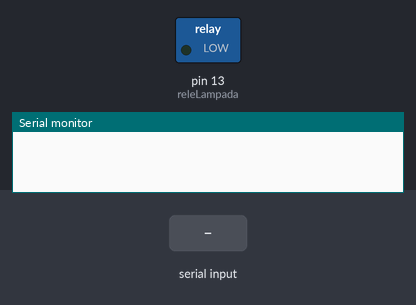
Bench run of a sketch on a simulated Arduino Uno, built with avr-gcc and run on an emulated ATmega328P. Shown: switched loads named in the sketch (green lamp = pin HIGH), the last lines printed to the serial monitor. The inputs (shaded band) are chosen by the test bench.

Above: at 1.2 s.
1.3 s: "l" received over Serial
At 2.0 s:
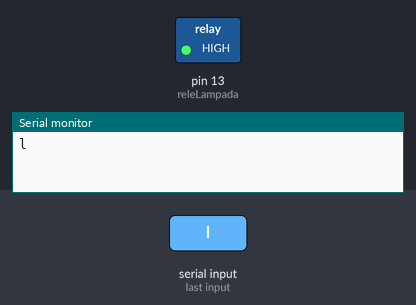
2.8 s: "d" received over Serial
At 3.1 s:
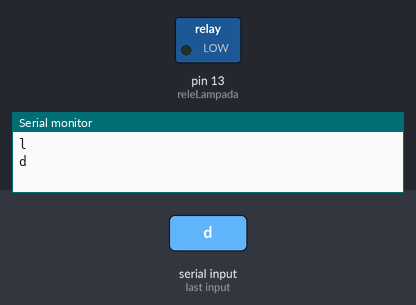
Timing chart, 0 to 5.8 s (numbered marks = the images above; inputs shaded):
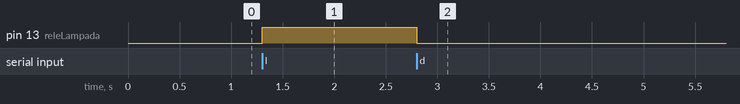

Measured:
- after the input at 1.3 s, pin 13 (releLampada): LOW → HIGH at once
- after the input at 2.8 s, pin 13 (releLampada): HIGH → LOW at once

The sketch:

lampada.ino
```cpp
#define releLampada 13

char leitura;

void setup()
{
  //Seta o pino indicado por rele como saída
  pinMode(releLampada, OUTPUT);
  //Muda o status do pino associado ao relé para LOW
  digitalWrite(releLampada, LOW);
  //Inicializa comunicação Serial
  Serial.begin(9600);
  //Mantem rele desligado assim que iniciar o programa
  digitalWrite(releLampada, LOW);
}

void loop()
{
  //Verifica se há conexão com a serial
  while (Serial.available() > 0)
  {
    //Lê o dado vindo da Serial e armazena na variável leitura
    leitura = Serial.read();
    //Se a variável leitura for igual a 'd' ou 'D' ela Desliga rele
    if (leitura == 'd' || leitura == 'D'){
      digitalWrite(releLampada, LOW);
    }
    /*Senão verifica se a variável leitura é
      igual a 'l' ou 'L' ela Liga rele */
    else if (leitura == 'l' || leitura == 'L') {
      digitalWrite(releLampada, HIGH);

    }
    Serial.println(leitura);
  }

}
```
